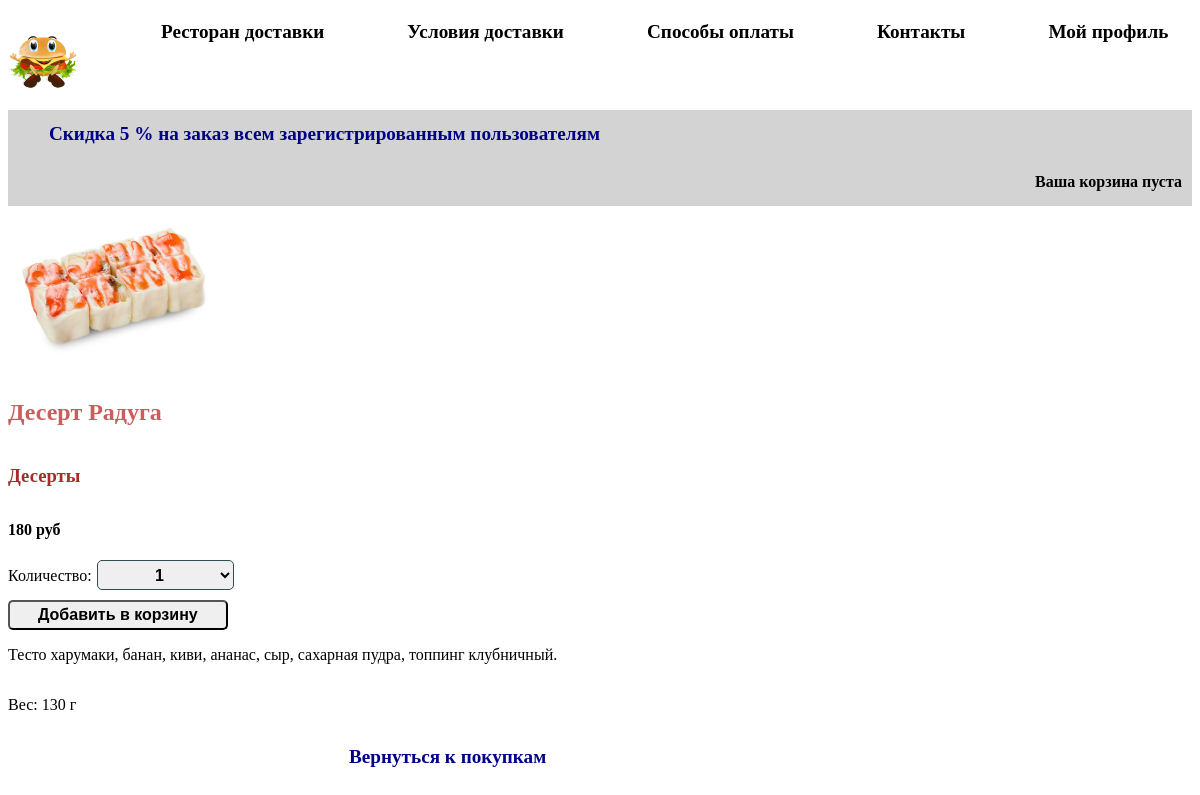
Screenshot of /23/desert-raduga/ with the database file from the repository.
### store/models.py (models this page shows, shortened)
class Product(models.Model):
    category = models.ForeignKey(Category, on_delete=models.SET_NULL, null=True, verbose_name='Категория')
    name = models.CharField(max_length=200, verbose_name='Название')
    slug = models.SlugField(max_length=200)
    image = models.CharField(max_length=100, blank=True, null=True, verbose_name='Картинка')
    description = models.TextField(null=True, blank=True, verbose_name='Описание')
    price = models.DecimalField(max_digits=10, decimal_places=0, verbose_name='Цена')
    volume = models.CharField(max_length=50, null=True, verbose_name='Объем')
    available = models.BooleanField(default=True, verbose_name='Доступность товара')
    created = models.DateTimeField(auto_now_add=True, verbose_name='Дата создания')
    updated = models.DateTimeField(auto_now=True, verbose_name='Дата обновления')
    class Meta:
        ordering = ('name',)
        index_together = (('id', 'slug'),)
        verbose_name_plural = 'Товары'

class Category(models.Model):
    name = models.CharField(max_length=200, verbose_name='Категория')
    slug = models.SlugField(max_length=200)
    class Meta:
        ordering = ('name',)
        verbose_name_plural = 'Категории'
    def __str__(self):
        return self.name
    def get_absolute_url(self):
        return reverse('product_list_by_category', args=[self.slug])

### store/views.py (the view)
# urls.py: path('<int:id>/<slug:slug>/', views.product_detail,
def product_detail(request, id, slug):
    product = get_object_or_404(Product, id=id, slug=slug, available=True)
    cart_product_form = CartAddProductForm()
    data = {'product': product, 'cart_product_form': cart_product_form}
    return render(request, 'store/product_detail.html', data)

### store/forms.py
class CartAddProductForm(forms.Form):
    quantity = forms.TypedChoiceField(label='Количество:',choices=PRODUCT_QUANTITY_CHOICES, coerce=int)
    update = forms.BooleanField(required=False, initial=False, widget=forms.HiddenInput)

### store/cart.py (called while the page is built)
    def __len__(self):
        return sum(item['quantity'] for item in self.cart.values())

### store/context_processors.py (called while the page is built)
def cart(request):
    return {'cart': Cart(request)}

### templates/store/product_detail.html (shortened to what this page needs)
{% extends "index.html" %}
{% load static %}
{% block content %}
    <div class="product-detail">
        <img src="{% if product.image %}{% static product.image %}{% else %}
        {% static "img/no_image.png" %}{% endif %}">
        <h2>{{ product.name }}</h2>
        <h3><a href="{{ product.category.get_absolute_url }}">
            {{ product.category }}</a></h3>
        <p class="price">{{ product.price }} руб</p>
        <form class="form_sel" action="{% url "cart_add" product.id %}" method="post">
            <table>
                <tr>{{ cart_product_form.quantity.label_tag }}</tr>
                <tr>{{ cart_product_form.quantity }}</tr>
            </table>
            <input class="to_cart" type="submit" value="Добавить в корзину">
        </form>
        {{ product.description|linebreaks }}
        <p>Вес: {{ product.volume }} г</p>
        <p class="actions">
            <a class='go_home' href="{% url "home" %}">Вернуться к покупкам</a>
        </p>
    </div>
{% endblock %}

### store/static/css/base.css (style rules this page uses)
body { font-family: Tahoma, serif; }

### store/static/css/product-detail.css (style rules this page uses)
.product-detail { display: flex; flex-direction: column; }
.product-detail h2 { color: indianred; }
.product-detail h3 a { color: brown; text-decoration: none; }
.product-detail img { width: 40%; }
.price { font-weight: bolder; }
.to_cart { height: 30px; width: 40%; border-radius:5px; }
.form_sel select { width: 25%; height: 30px; text-align: center; margin-left: 5px; }

### store/static/css/cart.css (style rules this page uses)
.actions { text-align: right; }
.go_home { text-decoration: none; color: darkblue; font-size: 1.2em; font-weight: bold; margin-right: 2%; }

### store/static/css/forms_with_order.css (style rules this page uses)
.user_form input,select { border-radius: 5px; border: 1px solid darkslategray; margin-top: 5px; margin-bottom: 10px; width: 60%; height:25px; }
.user_form label,input,select { font-weight: bolder; font-size: 1em; }

### rows the page displays
Product: image (picture), name "Десерт Радуга", category "Десерты", price "180", description "Тесто харумаки, банан, киви, ананас, сыр, сахарная пудра, топпинг клубничный.", volume "130"

### other values shown
{{ cart_product_form.quantity.label_tag }} "Количество:"
